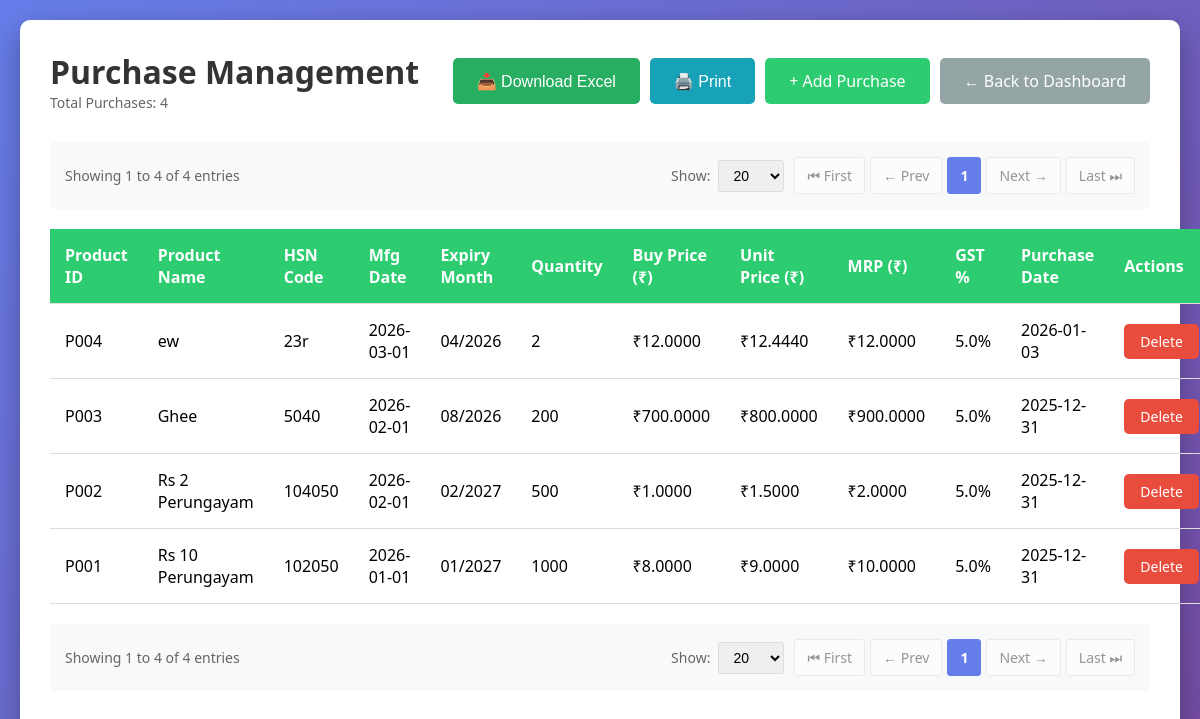
The page /purchases/ on the database as committed earlier.
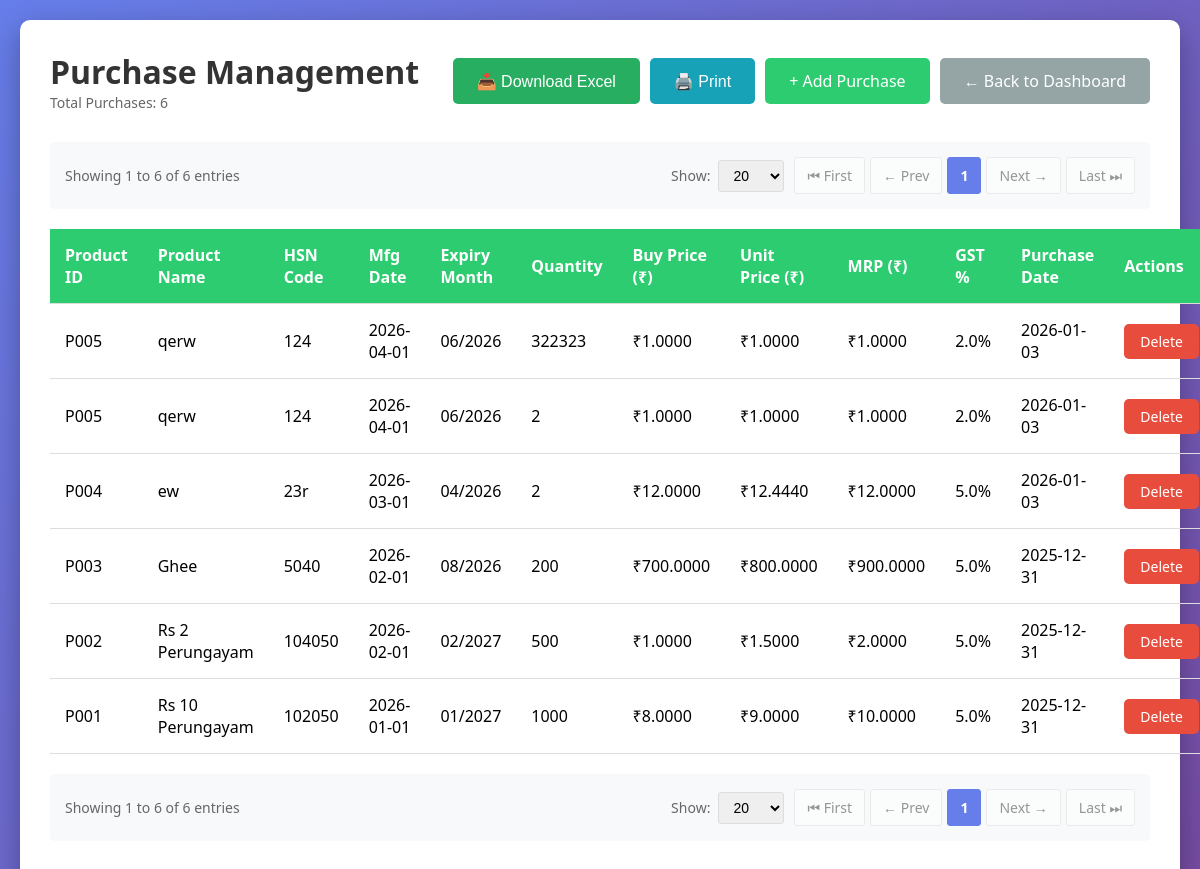
The same page on the database as committed later.
### tables this page shows
CREATE TABLE purchases (
            id INTEGER PRIMARY KEY AUTOINCREMENT,
            product_id TEXT NOT NULL,
            product_name TEXT NOT NULL,
            hsn_code TEXT,
            manufacture_date DATE,
            expiry_month TEXT NOT NULL,
            quantity INTEGER NOT NULL DEFAULT 0,
            buy_price REAL NOT NULL DEFAULT 0.0,
            unit_price REAL NOT NULL DEFAULT 0.0,
            mrp REAL NOT NULL DEFAULT 0.0,
            gst_percentage REAL NOT NULL DEFAULT 0.0,
            purchase_date DATE NOT NULL,
            created_at TIMESTAMP DEFAULT CURRENT_TIMESTAMP,
            FOREIGN KEY (product_id) REFERENCES inventory (product_id)
        );

### routes/purchases.py (the view)
@purchases_bp.route('/')
def index():
    page = request.args.get('page', 1, type=int)
    per_page = request.args.get('per_page', 20, type=int)
    if per_page not in [10, 20, 50, 100]:
        per_page = 20
    conn = get_db_connection()
    total_count = conn.execute('SELECT COUNT(*) as count FROM purchases').fetchone()['count']
    offset = (page - 1) * per_page
    purchases = conn.execute('''
        SELECT * FROM purchases
        ORDER BY purchase_date DESC, created_at DESC
        LIMIT ? OFFSET ?
    ''', (per_page, offset)).fetchall()
    conn.close()
    total_pages = (total_count + per_page - 1) // per_page
    has_prev = page > 1
    has_next = page < total_pages
    return render_template('purchases/index.html',
                         purchases=purchases,
                         page=page,
                         per_page=per_page,
                         total_count=total_count,
                         total_pages=total_pages,
                         has_prev=has_prev,
                         has_next=has_next)

### database.py (called while the page is built)
def get_db_connection():
    conn = sqlite3.connect(DATABASE)
    conn.row_factory = sqlite3.Row
    return conn

### templates/purchases/index.html (shortened to what this page needs)
<!DOCTYPE html>
<html lang="en">
<head>
</head>
<body>
    <div class="container">
        <div class="header">
            <div>
                <h1>Purchase Management</h1>
                <p class="purchase-count">Total Purchases: {{ total_count }}</p>
            </div>
            <div class="button-group">
                <button onclick="downloadExcel()" class="btn btn-success no-print">📥 Download Excel</button>
                <button onclick="window.print()" class="btn btn-info no-print">🖨️ Print</button>
                <a href="{{ url_for('purchases.add') }}" class="btn btn-primary no-print">+ Add Purchase</a>
                <a href="{{ url_for('dashboard') }}" class="btn btn-secondary no-print">← Back to Dashboard</a>
            </div>
        </div>
        {% if total_count > 0 %}
            {% set route_name = 'purchases.index' %}
            {% set extra_params = {} %}
            {% include 'pagination.html' %}
        {% endif %}
        {% if purchases %}
            <table>
                <thead>
                    <tr>
                        <th>Product ID</th>
                        <th>Product Name</th>
                        <th>HSN Code</th>
                        <th>Mfg Date</th>
                        <th>Expiry Month</th>
                        <th>Quantity</th>
                        <th>Buy Price (₹)</th>
                        <th>Unit Price (₹)</th>
                        <th>MRP (₹)</th>
                        <th>GST %</th>
                        <th>Purchase Date</th>
                        <th class="no-print">Actions</th>
                    </tr>
                </thead>
                <tbody>
                    {% for purchase in purchases %}
                    <tr>
                        <td>{{ purchase['product_id'] }}</td>
                        <td>{{ purchase['product_name'] }}</td>
                        <td>{{ purchase['hsn_code'] or 'N/A' }}</td>
                        <td>{{ purchase['manufacture_date'] or 'N/A' }}</td>
                        <td>
                            {% if purchase['expiry_month'] %}
                                {% set parts = purchase['expiry_month'].split('-') %}
                                {% if parts|length == 2 %}
                                    {{ parts[1] }}/{{ parts[0] }}
                                {% else %}
                                    {{ purchase['expiry_month'] }}
                                {% endif %}
                            {% else %}
                                N/A
                            {% endif %}
                        </td>
                        <td>{{ purchase['quantity'] }}</td>
                        <td>₹{{ "%.4f"|format(purchase['buy_price']) }}</td>
                        <td>₹{{ "%.4f"|format(purchase['unit_price']) }}</td>
                        <td>₹{{ "%.4f"|format(purchase['mrp']) }}</td>
                        <td>{{ purchase['gst_percentage'] }}%</td>
                        <td>{{ purchase['purchase_date'] }}</td>
                        <td class="no-print">
                            <a href="{{ url_for('purchases.delete', id=purchase['id']) }}"
                               class="btn btn-danger"
                               onclick="return confirm('Are you sure you want to delete this purchase record?')">Delete</a>
                        </td>
                    </tr>
                    {% endfor %}
                </tbody>
            </table>
            {% if total_count > 0 %}
                {% set route_name = 'purchases.index' %}
                {% set extra_params = {} %}
                {% include 'pagination.html' %}
            {% endif %}
        {% else %}
            <div class="no-data">
                <p>No purchases found. Click "Add Purchase" to get started!</p>
            </div>
        {% endif %}
    </div>
</body>
</html>

Rows that differ between the two databases and show on the page:
added purchases: product_id "P005", product_name "qerw", hsn_code "124", manufacture_date "2026-04-01", parts "06", parts "2026", quantity "322323", buy_price "1.0000", unit_price "1.0000", mrp "1.0000", gst_percentage "2.0", purchase_date "2026-01-03"
added purchases: product_id "P005", product_name "qerw", hsn_code "124", manufacture_date "2026-04-01", parts "06", parts "2026", quantity "2", buy_price "1.0000", unit_price "1.0000", mrp "1.0000", gst_percentage "2.0", purchase_date "2026-01-03"
Other text that changed with them:
{{ total_count }}: "4" → "6"
{{ [page * per_page, total_count]|min }}: "4 4" → "6 6"
{{ total_count }}: "4 4" → "6 6"
